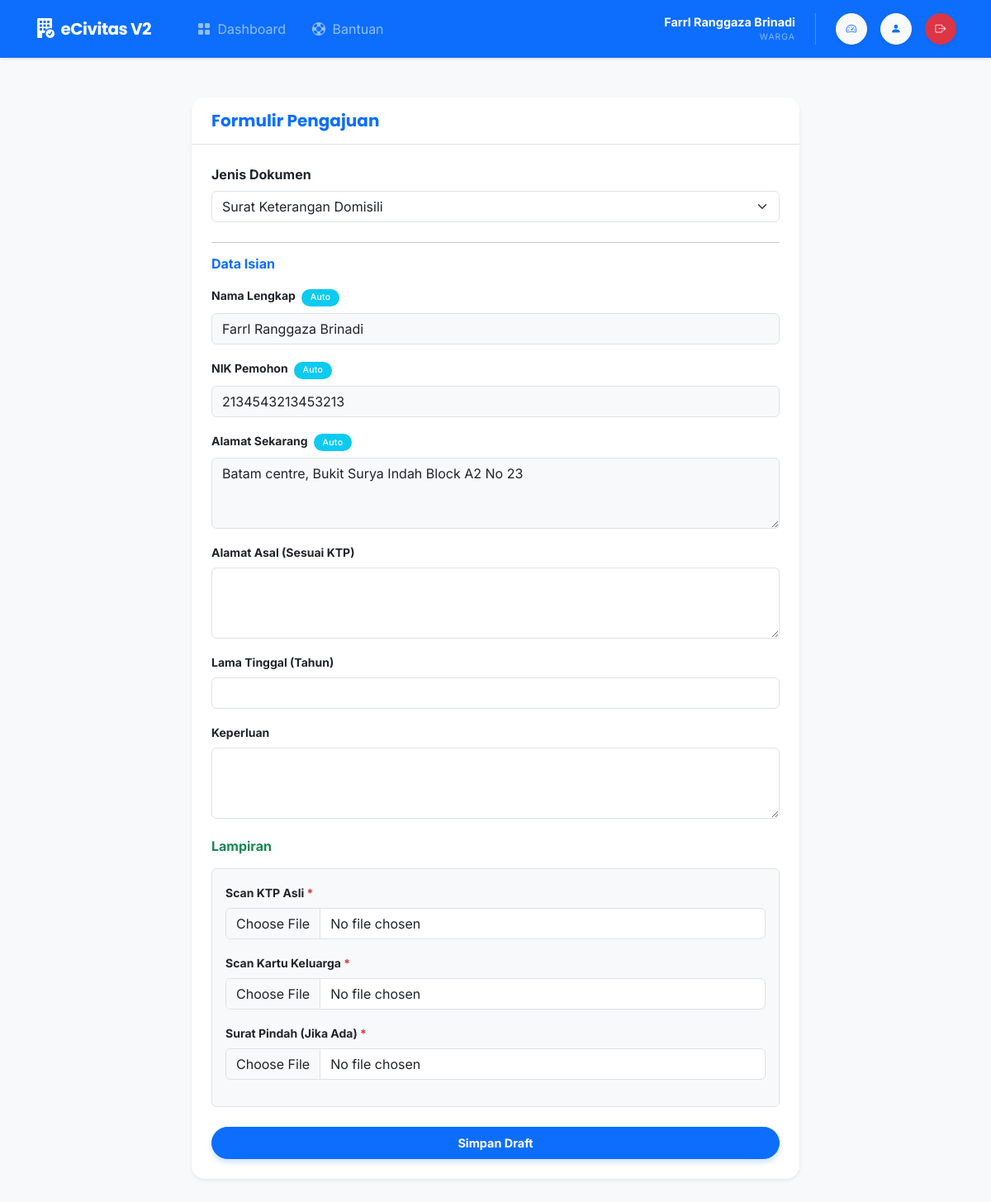
/views/warga/form_pengajuan.php?jenis_id=1 (signed in), run on the app's committed database.
### tables this page shows
CREATE TABLE `m_form_template` (
  `id` int NOT NULL,
  `jenis_id` int NOT NULL,
  `label_field` varchar(100) NOT NULL,
  `tipe_input` enum('text','number','textarea','date') DEFAULT 'text',
  `data_source` enum('manual','profile_nik','profile_nama','profile_alamat','profile_hp','static') DEFAULT 'manual',
  `is_required` tinyint(1) DEFAULT '1',
  `urutan` int DEFAULT '0'
);

CREATE TABLE `users` (
  `id` int NOT NULL,
  `username` varchar(50) NOT NULL,
  `password` varchar(255) NOT NULL,
  `email` varchar(100) DEFAULT NULL,
  `no_hp` varchar(15) DEFAULT NULL,
  `nik` varchar(16) DEFAULT NULL,
  `nama_lengkap` varchar(100) NOT NULL,
  `alamat` text,
  `tempat_lahir` varchar(50) DEFAULT NULL,
  `tanggal_lahir` date DEFAULT NULL,
  `role` enum('warga','petugas','admin') DEFAULT 'warga',
  `pekerjaan` varchar(50) DEFAULT NULL,
  `is_active` tinyint(1) DEFAULT '1',
  `created_at` timestamp NULL DEFAULT CURRENT_TIMESTAMP
);

CREATE TABLE `m_syarat_lampiran` (
  `id` int NOT NULL,
  `jenis_id` int NOT NULL,
  `nama_lampiran` varchar(100) NOT NULL,
  `is_required` tinyint(1) DEFAULT '1'
);

### helpers/helpers.php (called while the page is built, shortened)
<?php
function e($str) {
    return htmlspecialchars($str ?? '', ENT_QUOTES, 'UTF-8');
}
?>

### views/warga/form_pengajuan.php (the view, shortened to what this page needs)
<?php
require_once '../../config/app.php';
$user_id = $_SESSION['user_id'];
try {
    $stmtUser = $pdo->prepare("SELECT * FROM users WHERE id = ?");
    $stmtUser->execute([$user_id]);
    $userData = $stmtUser->fetch();
    $stmt = $pdo->query("SELECT * FROM m_jenis_dokumen WHERE is_active = 1 ORDER BY nama_dokumen ASC");
    $jenis_dokumen_list = $stmt->fetchAll();
    $old_data = $_SESSION['old_data'] ?? [];
    $selected_jenis_id = $old_data['jenis_id'] ?? ($_GET['jenis_id'] ?? null);
    $old_details = $old_data['detail'] ?? [];
    $form_fields = [];
    $syarat_files = [];
    if ($selected_jenis_id) {
        $stmtFields = $pdo->prepare("SELECT * FROM m_form_template WHERE jenis_id = ? ORDER BY urutan ASC");
        $stmtFields->execute([$selected_jenis_id]);
        $form_fields = $stmtFields->fetchAll();
        $stmtFiles = $pdo->prepare("SELECT * FROM m_syarat_lampiran WHERE jenis_id = ?");
        $stmtFiles->execute([$selected_jenis_id]);
        $syarat_files = $stmtFiles->fetchAll();
    }
} catch (PDOException $x) { die("Error: " . $x->getMessage()); }
require_once '../../includes/header.php';
require_once '../../includes/navbar.php';
?>
<div class="container py-5">
    <div class="row justify-content-center">
        <div class="col-lg-8">
            <div class="card shadow-sm border-0 rounded-4">
                <div class="card-header bg-white py-3 border-bottom">
                    <h5 class="mb-0 fw-bold text-primary">Formulir Pengajuan</h5>
                </div>
                <div class="card-body p-4">
                    <form action="<?= BASE_URL ?>actions/warga/simpan_pengajuan.php" method="POST" enctype="multipart/form-data">
                        <div class="mb-4">
                            <label class="form-label fw-bold">Jenis Dokumen</label>
                            <select name="jenis_id" class="form-select" onchange="window.location.href='?jenis_id='+this.value">
                                <?php foreach($jenis_dokumen_list as $dok): ?>
                                    <option value="<?= $dok['id'] ?>" <?= ($selected_jenis_id == $dok['id']) ? 'selected' : '' ?>>
                                        <?= e($dok['nama_dokumen']) ?>
                                    </option>
                                <?php endforeach; ?>
                            </select>
                        </div>
                        <?php if ($selected_jenis_id): ?>
                            <hr>
                            <?php if (count($form_fields) > 0): ?>
                                <h6 class="fw-bold text-primary mb-3">Data Isian</h6>
                                <?php foreach ($form_fields as $field): ?>
                                    <?php
                                        $label = $field['label_field'];
                                        $value = '';
                                        $readonly = '';
                                        $bgClass = '';
                                        $badgeAuto = '';
                                        if (isset($old_details[$label])) {
                                            $value = $old_details[$label];
                                        }
                                        elseif ($field['data_source'] === 'profile_nama') {
                                            $value = $userData['nama_lengkap'];
                                            $readonly = 'readonly';
                                            $bgClass = 'bg-light';
                                            $badgeAuto = '<span class="badge bg-info ms-1">Auto</span>';
                                        } elseif ($field['data_source'] === 'profile_nik') {
                                            $value = $userData['nik'];
                                            $readonly = 'readonly';
                                            $bgClass = 'bg-light';
                                            $badgeAuto = '<span class="badge bg-info ms-1">Auto</span>';
                                        } elseif ($field['data_source'] === 'profile_alamat') {
                                            $value = $userData['alamat'];
                                            $readonly = 'readonly';
                                            $bgClass = 'bg-light';
                                            $badgeAuto = '<span class="badge bg-info ms-1">Auto</span>';
                                        } elseif ($field['data_source'] === 'profile_hp') {
                                            $value = $userData['no_hp'];
                                            $readonly = 'readonly';
                                            $bgClass = 'bg-light';
                                            $badgeAuto = '<span class="badge bg-info ms-1">Auto</span>';
                                        }
                                    ?>
                                    <div class="mb-3">
                                        <label class="form-label fw-bold small">
                                            <?= e($label) ?> <?= $badgeAuto ?>
                                        </label>
                                        <?php if ($field['tipe_input'] === 'textarea'): ?>
                                            <textarea name="detail[<?= e($label) ?>]" class="form-control <?= $bgClass ?>" rows="3"
                                            <?= $readonly ?> required><?= e($value) ?></textarea>
                                        <?php else: ?>
                                            <input type="<?= e($field['tipe_input']) ?>" name="detail[<?= e($label) ?>]" class="form-control
                                                <?= $bgClass ?>" value="<?= e($value) ?>" <?= $readonly ?> required>
                                        <?php endif; ?>
                                    </div>
                                <?php endforeach; ?>
                            <?php else: ?>
                                <div class="alert alert-warning">Template form belum diatur oleh Admin.</div>
                            <?php endif; ?>
                            <?php if (count($syarat_files) > 0): ?>
                                <h6 class="fw-bold text-success mt-4 mb-3">Lampiran</h6>
                                <div class="p-3 bg-light border rounded">
                                    <?php foreach ($syarat_files as $file): ?>
                                        <div class="mb-3">
                                            <label class="form-label small fw-bold"><?= e($file['nama_lampiran']) ?> <span class="text-danger">*</span></label>
                                            <input type="file" name="lampiran[<?= e($file['nama_lampiran']) ?>]" class="form-control" required>
                                        </div>
                                    <?php endforeach; ?>
                                </div>
                            <?php endif; ?>
                            <div class="d-grid mt-4">
                                <button type="submit" class="btn btn-primary fw-bold py-2">Simpan Draft</button>
                            </div>
                        <?php endif; ?>
                    </form>
                </div>
            </div>
        </div>
    </div>
</div>
<?php require_once '../../includes/footer.php'; ?>

### assets/css/main.css (style rules this page uses)
:root { --primary-color: #0d6efd; --primary-hover: #0b5ed7; --bg-body: #f8f9fa; --text-main: #212529; --card-radius: 16px; }
body { font-family: "Inter", sans-serif; background-color: var(--bg-body); color: var(--text-main); -webkit-font-smoothing: antialiased; }
h1, h2, h3, h4, h5, .navbar-brand { font-family: "Poppins", sans-serif; }
.card { border: none; border-radius: var(--card-radius); box-shadow: 0 4px 20px rgba(0, 0, 0, 0.03); transition: transform 0.2s ease, box-shadow 0.2s ease; background: #fff; overflow: hidden; }
.card-header { background: #fff; border-bottom: 1px solid #f0f0f0; padding: 1.25rem 1.5rem; }
.card-body { padding: 1.5rem; }
.btn { border-radius: 50px; padding: 0.5rem 1.2rem; font-weight: 500; font-size: 0.9rem; transition: all 0.2s; }
.btn-primary { background-color: var(--primary-color); border-color: var(--primary-color); box-shadow: 0 4px 6px rgba(13, 110, 253, 0.2); }
.badge { padding: 0.5em 1em; font-weight: 500; letter-spacing: 0.3px; border-radius: 30px; }

### data on the page
m_form_template: label_field "Nama Lengkap", data_source "Auto"
users: nama_lengkap "Farrl Ranggaza Brinadi", nik "2134543213453213"
m_form_template: label_field "NIK Pemohon", data_source "Auto"
m_form_template: label_field "Alamat Sekarang", shows "Auto", label_field+data_source "Batam centre, Bukit Surya Indah Block A2 No 23"
m_form_template: label_field "Alamat Asal (Sesuai KTP)"
m_form_template: label_field "Lama Tinggal (Tahun)"
m_form_template: label_field "Keperluan"
m_syarat_lampiran: nama_lampiran "Scan KTP Asli"
m_syarat_lampiran: nama_lampiran "Scan Kartu Keluarga"
m_syarat_lampiran: nama_lampiran "Surat Pindah (Jika Ada)"

### other printed values
$nama "Farrl Ranggaza Brinadi"
$role "WARGA"
form field jenis_id "Surat Keterangan Domisili"
